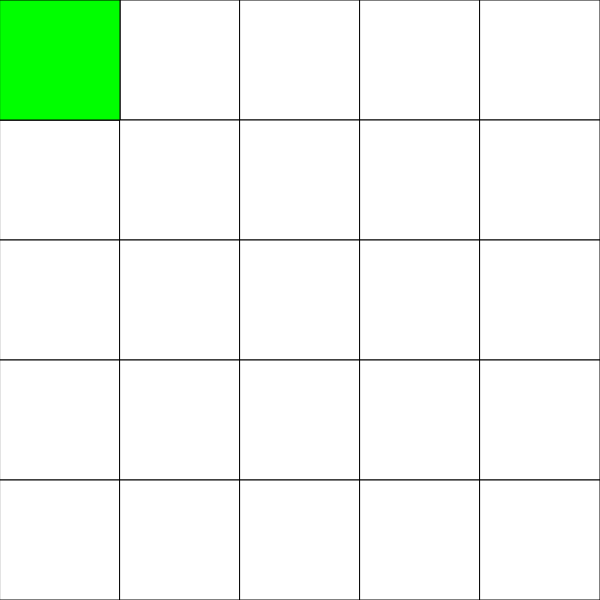
Frame 1 (no input)
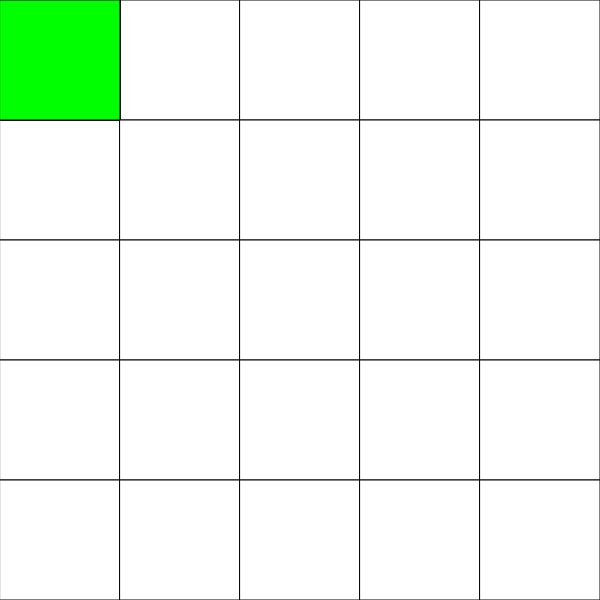
Frame 60 (no input)
Frame 120 (the mouse pressed at the canvas centre since frame 60): identical to frame 60, image omitted

The p5.js sketch that drew these frames (run headless with seeded random() and noise() and a simulated clock; from frame 60 on, the mouse is pressed at the canvas centre):

// p5.js sketch
// ── sketch.js
//setting up the grid for the algorithm to search
let cols = 5;
let rows = 5; 

//arrays to hold visited / remaining cells
let openSet = [];
let closedSet = [];

//initialize globals
let start, end, current;

//array of columns
var grid = new Array(cols);

//P5 Setup
function setup(){
    
    createCanvas(600,600);
    
    //create 5x5 array
    for (let i=0;i<cols;i++){
        
        grid[i] = new Array(rows)
        
    }
    for (let j=0;j<cols;j++){
        
        for (let k=0;k<cols;k++){
            
            //create every cell as an object
            grid[j][k] = new Cell(j,k)
            
        }
    }
    //find each nearest neighbor and add it to obj properties as array
    for (let j=0;j<cols;j++){
        
        for (let k=0;k<cols;k++){
            
            //create every cell as an object
            grid[j][k].findNear(grid);
            
        }
    }
    //set starting point as top right
    start = grid[0][0]

    //set target / end
    end = grid[cols-1][rows-1];

    //begin the search at the start point
    openSet.push(start)

}//end setup

//p5 Main Draw Loop
function draw(){

    background(0);
    //instead of while loop, using if loop during draw
    if (openSet.length > 0){
        //start the lowest f value at 0
        let lowest = 0;

        for(let l=0;l<openSet.length;l++){
            //if next step f is lower than current f
            if (openSet[l].f < openSet[lowest].f){
                //new lowest f is current step
                lowest = l;
                
            }
            
        }
        var current = openSet[lowest]
        
        if (current == end){
            
            console.log("COMPLETE");
    
        }
        // removeSet(openSet, current)
        closedSet.push(current);
    }
    //



        //show all of the cells
        for (let m=0;m<cols;m++){
            
            for (let n=0;n<cols;n++){
                
                grid[m][n].show(color(255));
                
            }
        }
        //display the closed sets as red and open sets as green
        for (let o=0;o<closedSet.length;o++){

            closedSet[o].show(color(255,0,0));         
        }
        for (let p=0;p<openSet.length;p++){
            
            openSet[p].show(color(0,255,0));

        }

    

}//end draw

class Cell{
    constructor(x, y){

        //location of cell
        this.x = x;
        this.y = y;
        
        //weights for algorithm
        this.f = 0;
        this.g = 0;
        this.h = 0;
        this.near = [];
        
    }

    show(fillC){
        
        //dynamically determine dimensions of cells based on rows/cols and canvas dimensions
        let w = width / cols;
        let h = height / rows;

        //take color as an argument so it can change based on open / closed status
        fill(fillC);
        // noStroke();
        //draw rectangles for grid
        rect(this.x * w, this.y * h,w,h )

    }

    findNear(grid){

        console.log('findNear' + grid);

        let i = this.x;
        let j = this.y
        //check for edges
        if (i < cols-1){
            this.near.push(grid[i + 1][j])

        }
        if (i > 0){

            this.near.push(grid[i - 1][j])
        }
        if (j < rows-1){

            this.near.push(grid[i][j + 1])

        }
        if (j > 0){

            this.near.push(grid[i][j-1])

        }

    }
}
//

function removeSet(arr, elt){
    console.log('removing')
    for(let q=arr.length-1;q>=0;q--){

        if (arr[q] == elt){

            arr.splice(q,1);

        }

    }

}
